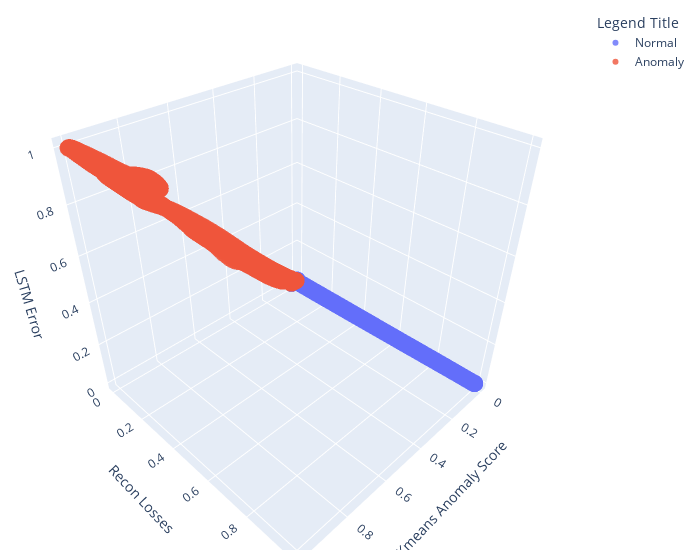

Notebook cell for this chart:
### Code cell
plot(df)

### Figure 1 — Plotly figure (JSON) as saved in the notebook; plotly's stock layout.template omitted (floating-point values rounded to 4 significant figures; data arrays with more than 128 entries replaced by an {"elided": "..."} marker saying what was removed)
{"data": [{"marker": {"color": 0, "colorscale": [[0, "#440154"], [0.1111, "#482878"], [0.2222, "#3e4989"], [0.3333, "#31688e"], [0.4444, "#26828e"], [0.5556, "#1f9e89"], [0.6667, "#35b779"], [0.7778, "#6ece58"], [0.8889, "#b5de2b"], [1, "#fde725"]], "opacity": 0.8, "size": 6}, "mode": "markers", "name": "Normal", "type": "scatter3d", "x": {"elided": "5250 float values"}, "y": {"elided": "5250 float values"}, "z": {"elided": "5250 float values"}}, {"marker": {"color": 1, "colorscale": [[0, "#440154"], [0.1111, "#482878"], [0.2222, "#3e4989"], [0.3333, "#31688e"], [0.4444, "#26828e"], [0.5556, "#1f9e89"], [0.6667, "#35b779"], [0.7778, "#6ece58"], [0.8889, "#b5de2b"], [1, "#fde725"]], "opacity": 0.8, "size": 6}, "mode": "markers", "name": "Anomaly", "type": "scatter3d", "x": {"elided": "3259 float values"}, "y": {"elided": "3259 float values"}, "z": {"elided": "3259 float values"}}], "layout": {"legend": {"title": {"text": "Legend Title"}}, "margin": {"b": 10, "l": 10, "r": 20, "t": 10}, "scene": {"xaxis": {"title": {"text": "Kmeans Anomaly Score"}}, "yaxis": {"title": {"text": "Recon Losses"}}, "zaxis": {"title": {"text": "LSTM Error"}}}, "showlegend": true, "width": 700}}
